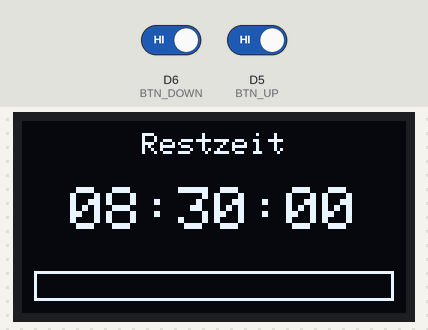
Bench run of a program on a simulated ESP8266 (Wemos D1 mini). On the bench: 128×64 one-colour display. Inputs (shaded band) come from the test bench; at power-on: D6 (BTN_DOWN) HIGH, D5 (BTN_UP) HIGH.

Above: at 1.2 s.
1.3 s: D6 (BTN_DOWN) driven LOW and D5 (BTN_UP) driven LOW
At 2.1 s:
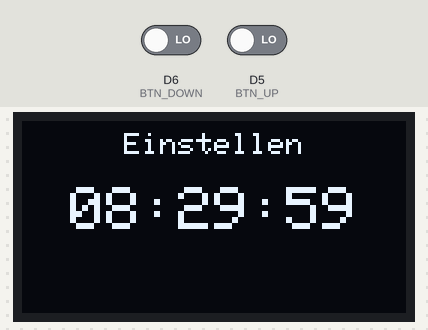
4.3 s: D6 (BTN_DOWN) driven HIGH
At 5.34 s:
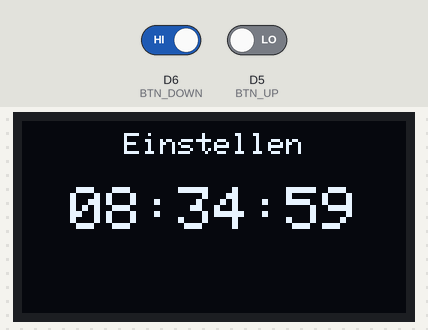
5.8 s: D5 (BTN_UP) driven HIGH
At 6.3 s:
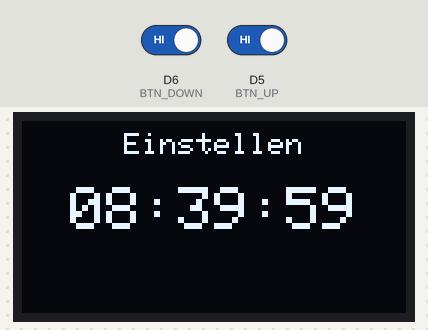
7.9 s: D6 (BTN_DOWN) driven LOW
At 8.3 s:
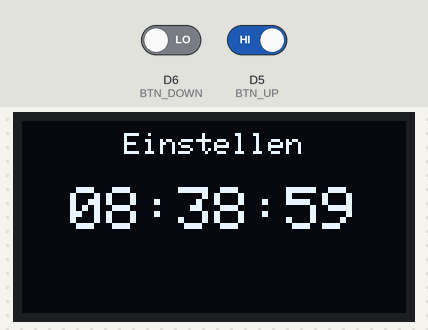
9.4 s: D5 (BTN_UP) driven LOW
At 10.7 s:
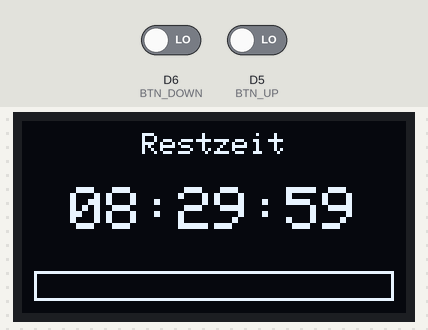
Timing chart, 0 to 12.4 s (numbered marks = the images above; inputs shaded):
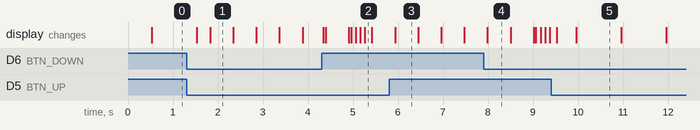

Measured:
- after the input at 1.3 s, the display: first differs from a run without the input after 0.53 s (image 1)
- after the input at 4.3 s, the display: first changes at once (image 2 shows a later state)
- after the input at 7.9 s, the display: changes after 0.09 s (image 4)
- after the input at 9.4 s, the display: first differs from a run without the input after 0.56 s (image 5)
- what the display in image 1 shows lasts 0.5 s, from 1.8 s to 2.3 s
- what the display in image 5 shows lasts 1.0 s, from 10.0 s to 11.0 s

The program:

main.cpp
```cpp
#include <Arduino.h>
#include <Wire.h>
#include <Adafruit_GFX.h>
#include <Adafruit_SSD1306.h>

#define SCREEN_WIDTH  128
#define SCREEN_HEIGHT  64
#define OLED_RESET     -1
#define OLED_ADDRESS   0x3C

#define BTN_UP   D5   // GPIO14 — Minuten hoch
#define BTN_DOWN D6   // GPIO12 — Minuten runter

#define BOTH_HOLD_MS  500UL   // beide halten → Modus wechseln
#define REPEAT_DELAY  600UL   // ms bis Schnellwiederholung einsetzt
#define REPEAT_FAST    80UL   // ms zwischen schnellen Schritten
#define BLINK_INTERVAL 500UL  // Blinkintervall im Einstellmodus

Adafruit_SSD1306 display(SCREEN_WIDTH, SCREEN_HEIGHT, &Wire, OLED_RESET);

enum State { RUNNING, SETTING };
State state = RUNNING;

unsigned long targetSeconds = 8UL * 3600UL + 30UL * 60UL;
unsigned long startMillis   = 0;
bool          finished      = false;

// Einstellmodus
unsigned long setSeconds = 0;

// Blinken
bool          blinkOn    = true;
unsigned long lastBlinkMs = 0;

// Display-Refresh im Laufmodus
unsigned long lastDisplayMs = 0;

// Beide-Knöpfe-Erkennung
unsigned long bothSince = 0;
bool          bothFired = false;

// Einzeltasten-Wiederholung
struct BtnState { bool held; unsigned long pressedAt; unsigned long lastRepeat; };
BtnState btnU = {}, btnD = {};

inline bool readUp()   { return digitalRead(BTN_UP)   == LOW; }
inline bool readDown() { return digitalRead(BTN_DOWN) == LOW; }

void drawTime(unsigned long secs, bool forSetting) {
    unsigned long h = secs / 3600;
    unsigned long m = (secs % 3600) / 60;
    unsigned long s = secs % 60;
    char buf[9];
    snprintf(buf, sizeof(buf), "%02lu:%02lu:%02lu", h, m, s);

    display.clearDisplay();
    display.setTextColor(SSD1306_WHITE);

    // Label zentriert
    const char* label = forSetting ? "Einstellen" : "Restzeit";
    display.setTextSize(1);
    int16_t x1, y1; uint16_t lw, lh;
    display.getTextBounds(label, 0, 0, &x1, &y1, &lw, &lh);
    display.setCursor((SCREEN_WIDTH - (int16_t)lw) / 2, 4);
    display.print(label);

    // Zeit gross — im Einstellmodus blinkt sie
    if (!forSetting || blinkOn) {
        display.setTextSize(2);
        uint16_t tw, th;
        display.getTextBounds(buf, 0, 0, &x1, &y1, &tw, &th);
        display.setCursor((SCREEN_WIDTH - (int16_t)tw) / 2, 22);
        display.print(buf);
    }

    // Fortschrittsbalken nur im Laufmodus
    if (!forSetting) {
        int bx = 4, by = 50, bw = SCREEN_WIDTH - 8, bh = 10;
        display.drawRect(bx, by, bw, bh, SSD1306_WHITE);
        long elapsed = (long)targetSeconds - (long)secs;
        long filled  = (long)(((float)elapsed / (float)targetSeconds) * (bw - 2));
        if (filled > 0) display.fillRect(bx + 1, by + 1, (int)filled, bh - 2, SSD1306_WHITE);
    }

    display.display();
}

void drawFinished() {
    display.clearDisplay();
    display.setTextSize(2);
    display.setTextColor(SSD1306_WHITE);
    const char* msg = "FERTIG!";
    int16_t x1, y1; uint16_t w, h;
    display.getTextBounds(msg, 0, 0, &x1, &y1, &w, &h);
    display.setCursor((SCREEN_WIDTH - (int16_t)w) / 2, (SCREEN_HEIGHT - (int16_t)h) / 2);
    display.print(msg);
    display.display();
}

void applyStep(long delta) {
    long s = (long)setSeconds + delta;
    if (s < 60L)             s = 60L;
    if (s > 24L * 3600L)     s = 24L * 3600L;
    setSeconds = (unsigned long)s;
}

void setup() {
    Serial.begin(115200);
    pinMode(BTN_UP,   INPUT_PULLUP);
    pinMode(BTN_DOWN, INPUT_PULLUP);

    if (!display.begin(SSD1306_SWITCHCAPVCC, OLED_ADDRESS)) {
        Serial.println(F("SSD1306 nicht gefunden"));
        for (;;) delay(1000);
    }
    display.clearDisplay();
    display.display();
    startMillis = millis();
}

void loop() {
    unsigned long now  = millis();
    bool up   = readUp();
    bool down = readDown();

    // ── Beide-Knöpfe-Erkennung (funktioniert in jedem Zustand) ─────────────
    if (up && down) {
        if (bothSince == 0) { bothSince = now; bothFired = false; }
        if (!bothFired && (now - bothSince >= BOTH_HOLD_MS)) {
            bothFired = true;
            btnU = {}; btnD = {};   // Einzeltasten-State zurücksetzen

            if (state == RUNNING) {
                // → Einstellmodus betreten, aktuelle Restzeit übernehmen
                if (finished) {
                    setSeconds = targetSeconds;
                } else {
                    unsigned long elapsed = (now - startMillis) / 1000UL;
                    setSeconds = (elapsed < targetSeconds) ? (targetSeconds - elapsed) : 60UL;
                }
                blinkOn     = true;
                lastBlinkMs = now;
                state       = SETTING;
            } else {
                // → Timer mit eingestellter Zeit (neu) starten
                targetSeconds = setSeconds;
                startMillis   = now;
                finished      = false;
                lastDisplayMs = 0;
                state         = RUNNING;
            }
        }
    } else {
        bothSince = 0;
        bothFired = false;
    }

    // ── Einstellmodus ───────────────────────────────────────────────────────
    if (state == SETTING) {
        // Blinken
        if (now - lastBlinkMs >= BLINK_INTERVAL) {
            blinkOn     = !blinkOn;
            lastBlinkMs = now;
        }

        bool onlyUp   = up   && !down;
        bool onlyDown = down && !up;

        // Knopf UP — Minuten erhöhen
        if (onlyUp) {
            if (!btnU.held) {
                btnU = { true, now, now };
                applyStep(+60);
            } else if (now - btnU.pressedAt  >= REPEAT_DELAY &&
                       now - btnU.lastRepeat  >= REPEAT_FAST) {
                btnU.lastRepeat = now;
                applyStep(+60);
            }
        } else {
            btnU.held = false;
        }

        // Knopf DOWN — Minuten verringern
        if (onlyDown) {
            if (!btnD.held) {
                btnD = { true, now, now };
                applyStep(-60);
            } else if (now - btnD.pressedAt  >= REPEAT_DELAY &&
                       now - btnD.lastRepeat  >= REPEAT_FAST) {
                btnD.lastRepeat = now;
                applyStep(-60);
            }
        } else {
            btnD.held = false;
        }

        drawTime(setSeconds, true);
        return;
    }

    // ── Laufmodus ───────────────────────────────────────────────────────────
    if (finished) {
        if (now - lastDisplayMs >= 500) {
            lastDisplayMs = now;
            drawFinished();
        }
        return;
    }

    unsigned long elapsed = (now - startMillis) / 1000UL;
    if (elapsed >= targetSeconds) {
        finished = true;
        drawFinished();
        lastDisplayMs = now;
        return;
    }

    if (now - lastDisplayMs >= 500) {
        lastDisplayMs = now;
        drawTime(targetSeconds - elapsed, false);
    }
}
```
